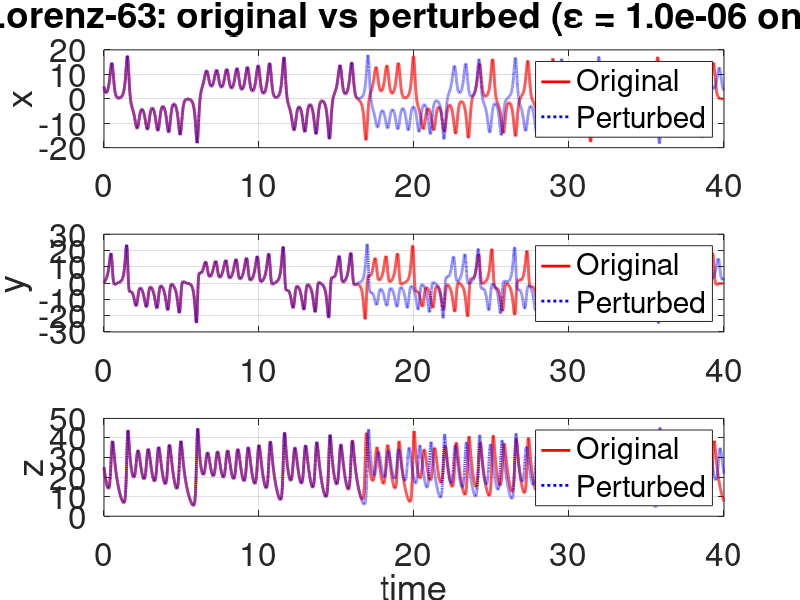

The MATLAB source for this figure:
function lorenz63_sensitivity_demo()
% Lorenz-63: compare original vs perturbed initial condition
% Plots x(t), y(t), z(t) in 3 subplots.
% Original trajectory (red), perturbed trajectory (blue).

%% Parameters
sigma = 10; rho = 28; beta = 8/3;  % standard Lorenz-63
T = 40;                             % time horizon
x0 = [5; 0; 25];                     % original initial condition
eps0 = 1e-6;                        % tiny perturbation
x0p = x0 + [eps0; 0; 0];            % perturbed initial condition

%% Integrate both trajectories on the same time grid
opts = odeset('RelTol',1e-10,'AbsTol',1e-12,'MaxStep',0.01);
[t,  X] = ode45(@(t,x) lorenz63_rhs(x, sigma, rho, beta), [0 T],  x0,  opts);
[tp, Y] = ode45(@(t,x) lorenz63_rhs(x, sigma, rho, beta), [0 T],  x0p, opts);

% Ensure same time grid by interpolating Y onto t if needed
if ~isequal(t, tp)
    Y = interp1(tp, Y, t, 'pchip');
end

%% Plot x, y, z in subplots (original = red; perturbed = blue)
vars = {'x','y','z'};
figure('Color','w','Name','Lorenz-63: Original (red) vs Perturbed (blue)');
for i = 1:3
    subplot(3,1,i); hold on; grid on; box on;
    plot(t, X(:,i), 'r-', 'LineWidth', 2);              % original (red)
    plot(t, Y(:,i), 'b:', 'LineWidth', 2);              % perturbed (blue)
    ylabel(vars{i});
    if i==1
        title(sprintf('Lorenz-63: original vs perturbed (\\epsilon = %.1e on x)', eps0));
    end
    if i==3, xlabel('time'); end
    legend({'Original','Perturbed'}, 'Location','best');
    set(gca,'fontsize',24)
end

end

%% -------- Lorenz-63 dynamics --------
function dx = lorenz63_rhs(x, sigma, rho, beta)
dx = [ sigma*(x(2) - x(1));
       x(1)*(rho - x(3)) - x(2);
       x(1)*x(2) - beta*x(3) ];
end
